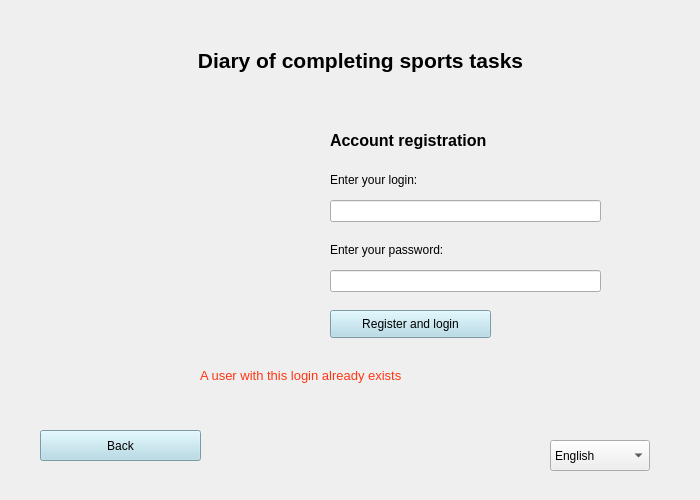
<?xml version="1.0" encoding="UTF-8"?>
<ui version="4.0">
 <class>registration</class>
 <widget class="QMainWindow" name="registration">
  <property name="geometry">
   <rect>
    <x>0</x>
    <y>0</y>
    <width>700</width>
    <height>500</height>
   </rect>
  </property>
  <property name="windowTitle">
   <string>Registration</string>
  </property>
  <widget class="QWidget" name="centralwidget">
   <widget class="QLabel" name="lbl_about_login">
    <property name="geometry">
     <rect>
      <x>330</x>
      <y>170</y>
      <width>111</width>
      <height>20</height>
     </rect>
    </property>
    <property name="text">
     <string>&lt;html&gt;&lt;head/&gt;&lt;body&gt;&lt;p&gt;&lt;span style=&quot; font-size:9pt;&quot;&gt;Enter your login:&lt;/span&gt;&lt;/p&gt;&lt;/body&gt;&lt;/html&gt;</string>
    </property>
   </widget>
   <widget class="QLineEdit" name="LE_login">
    <property name="geometry">
     <rect>
      <x>330</x>
      <y>200</y>
      <width>271</width>
      <height>22</height>
     </rect>
    </property>
    <property name="text">
     <string/>
    </property>
   </widget>
   <widget class="QLabel" name="lbl_about_password">
    <property name="geometry">
     <rect>
      <x>330</x>
      <y>240</y>
      <width>141</width>
      <height>20</height>
     </rect>
    </property>
    <property name="text">
     <string>&lt;html&gt;&lt;head/&gt;&lt;body&gt;&lt;p&gt;&lt;span style=&quot; font-size:9pt;&quot;&gt;Enter your password:&lt;/span&gt;&lt;/p&gt;&lt;/body&gt;&lt;/html&gt;</string>
    </property>
   </widget>
   <widget class="QLineEdit" name="LE_password">
    <property name="geometry">
     <rect>
      <x>330</x>
      <y>270</y>
      <width>271</width>
      <height>22</height>
     </rect>
    </property>
    <property name="text">
     <string/>
    </property>
    <property name="echoMode">
     <enum>QLineEdit::Password</enum>
    </property>
   </widget>
   <widget class="QPushButton" name="btn_registration_and_login">
    <property name="geometry">
     <rect>
      <x>330</x>
      <y>310</y>
      <width>161</width>
      <height>28</height>
     </rect>
    </property>
    <property name="styleSheet">
     <string notr="true">background-color: lightblue;</string>
    </property>
    <property name="text">
     <string>Register and login</string>
    </property>
   </widget>
   <widget class="QLabel" name="lbl_login_already_exists">
    <property name="geometry">
     <rect>
      <x>200</x>
      <y>360</y>
      <width>271</width>
      <height>31</height>
     </rect>
    </property>
    <property name="text">
     <string>&lt;html&gt;&lt;head/&gt;&lt;body&gt;&lt;p&gt;&lt;span style=&quot; font-size:10pt; color:#ff3613;&quot;&gt;A user with this login already exists&lt;/span&gt;&lt;/p&gt;&lt;/body&gt;&lt;/html&gt;</string>
    </property>
   </widget>
   <widget class="QPushButton" name="btn_back">
    <property name="geometry">
     <rect>
      <x>40</x>
      <y>430</y>
      <width>161</width>
      <height>31</height>
     </rect>
    </property>
    <property name="styleSheet">
     <string notr="true">background-color: lightblue;</string>
    </property>
    <property name="text">
     <string>Back</string>
    </property>
   </widget>
   <widget class="QLabel" name="application_name">
    <property name="geometry">
     <rect>
      <x>70</x>
      <y>40</y>
      <width>581</width>
      <height>41</height>
     </rect>
    </property>
    <property name="text">
     <string>&lt;html&gt;&lt;head/&gt;&lt;body&gt;&lt;p align=&quot;center&quot;&gt;&lt;span style=&quot; font-size:16pt; font-weight:600;&quot;&gt;Diary of completing sports tasks&lt;/span&gt;&lt;/p&gt;&lt;/body&gt;&lt;/html&gt;</string>
    </property>
   </widget>
   <widget class="QLabel" name="lbl_image_registration">
    <property name="geometry">
     <rect>
      <x>30</x>
      <y>70</y>
      <width>321</width>
      <height>321</height>
     </rect>
    </property>
    <property name="text">
     <string/>
    </property>
    <property name="pixmap">
     <pixmap>../../Icons/authorization.gif</pixmap>
    </property>
   </widget>
   <widget class="QLabel" name="lbl_registration">
    <property name="geometry">
     <rect>
      <x>330</x>
      <y>110</y>
      <width>231</width>
      <height>61</height>
     </rect>
    </property>
    <property name="text">
     <string>&lt;html&gt;&lt;head/&gt;&lt;body&gt;&lt;p&gt;&lt;span style=&quot; font-size:12pt; font-weight:600;&quot;&gt;Account registration&lt;/span&gt;&lt;/p&gt;&lt;/body&gt;&lt;/html&gt;</string>
    </property>
   </widget>
   <widget class="QComboBox" name="CB_languages">
    <property name="geometry">
     <rect>
      <x>550</x>
      <y>440</y>
      <width>100</width>
      <height>31</height>
     </rect>
    </property>
    <item>
     <property name="text">
      <string>English</string>
     </property>
    </item>
    <item>
     <property name="text">
      <string>Russian</string>
     </property>
    </item>
   </widget>
  </widget>
 </widget>
 <resources/>
 <connections/>
</ui>
